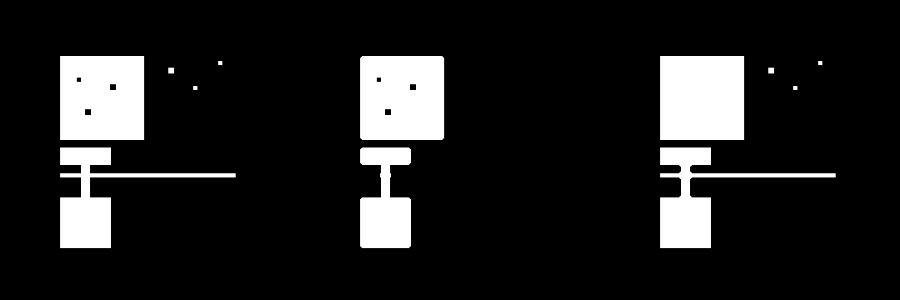

Recreate this plot in Python.
#!/usr/bin/env python

# Apply morphological opening and closing to a binary image using
# vtkImageOpenClose3D and display original, opened, and closed
# images in a 3-viewport layout.

# Factory overrides: importing these modules registers the OpenGL rendering
# and interaction style implementations for vtkRenderingCore factory classes.
import vtkmodules.vtkInteractionStyle  # noqa: F401
import vtkmodules.vtkRenderingOpenGL2  # noqa: F401
# VTK pipeline classes used in this example
from vtkmodules.vtkImagingMorphological import vtkImageOpenClose3D
from vtkmodules.vtkImagingSources import vtkImageCanvasSource2D
from vtkmodules.vtkInteractionStyle import vtkInteractorStyleImage
from vtkmodules.vtkRenderingCore import (
    vtkImageActor,
    vtkRenderWindow,
    vtkRenderWindowInteractor,
    vtkRenderer,
)

# Colors (normalized RGB)
black_rgb = (0.0, 0.0, 0.0)

# Source: 256x256 binary canvas with features that respond to open/close
canvas = vtkImageCanvasSource2D()
canvas.SetExtent(0, 255, 0, 255, 0, 0)
canvas.SetScalarTypeToUnsignedChar()
canvas.SetNumberOfScalarComponents(1)
canvas.SetDrawColor(0)
canvas.FillBox(0, 255, 0, 255)
canvas.SetDrawColor(255)
# Large rectangle with small holes (closing will fill these)
canvas.FillBox(20, 120, 140, 240)
canvas.SetDrawColor(0)
canvas.FillBox(50, 56, 170, 176)
canvas.FillBox(80, 86, 200, 206)
canvas.FillBox(40, 44, 210, 214)
canvas.SetDrawColor(255)
# Small bright dots (opening will remove these)
canvas.FillBox(150, 156, 220, 226)
canvas.FillBox(180, 184, 200, 204)
canvas.FillBox(210, 214, 230, 234)
# Thin horizontal bridge (opening will break it)
canvas.FillBox(20, 230, 95, 99)
# Two large blocks connected by a thin vertical bridge (opening breaks bridge)
canvas.FillBox(20, 80, 10, 70)
canvas.FillBox(20, 80, 110, 130)
canvas.FillBox(45, 55, 70, 110)
canvas.Update()

# Open: erode then dilate — removes small bright features and thin bridges
open_filter = vtkImageOpenClose3D()
open_filter.SetInputConnection(canvas.GetOutputPort())
open_filter.SetKernelSize(9, 9, 1)
open_filter.SetOpenValue(255)
open_filter.SetCloseValue(0)

# Close: dilate then erode — fills small dark holes
close_filter = vtkImageOpenClose3D()
close_filter.SetInputConnection(canvas.GetOutputPort())
close_filter.SetKernelSize(9, 9, 1)
close_filter.SetOpenValue(0)
close_filter.SetCloseValue(255)

# Actor 1: original image (left viewport)
actor_original = vtkImageActor()
actor_original.GetMapper().SetInputConnection(canvas.GetOutputPort())

# Actor 2: opened image (center viewport)
actor_opened = vtkImageActor()
actor_opened.GetMapper().SetInputConnection(open_filter.GetOutputPort())

# Actor 3: closed image (right viewport)
actor_closed = vtkImageActor()
actor_closed.GetMapper().SetInputConnection(close_filter.GetOutputPort())

# Renderer 1: left viewport — original
renderer_left = vtkRenderer()
renderer_left.SetViewport(0.0, 0.0, 0.333, 1.0)
renderer_left.AddActor(actor_original)
renderer_left.SetBackground(black_rgb)

# Renderer 2: center viewport — opened
renderer_center = vtkRenderer()
renderer_center.SetViewport(0.333, 0.0, 0.667, 1.0)
renderer_center.AddActor(actor_opened)
renderer_center.SetBackground(black_rgb)
renderer_center.SetActiveCamera(renderer_left.GetActiveCamera())

# Renderer 3: right viewport — closed
renderer_right = vtkRenderer()
renderer_right.SetViewport(0.667, 0.0, 1.0, 1.0)
renderer_right.AddActor(actor_closed)
renderer_right.SetBackground(black_rgb)
renderer_right.SetActiveCamera(renderer_left.GetActiveCamera())

# Window: display the rendered scene
render_window = vtkRenderWindow()
render_window.AddRenderer(renderer_left)
render_window.AddRenderer(renderer_center)
render_window.AddRenderer(renderer_right)
render_window.SetWindowName("open close3d")
render_window.SetMultiSamples(0)
render_window.SetSize(900, 300)

# Interactor: handle mouse and keyboard events with 2D image style
render_window_interactor = vtkRenderWindowInteractor()
interactor_style_image = vtkInteractorStyleImage()
render_window_interactor.SetInteractorStyle(interactor_style_image)
render_window_interactor.SetRenderWindow(render_window)

# Scene: configure parallel projection for 2D image viewing
renderer_left.ResetCamera()
renderer_left.GetActiveCamera().ParallelProjectionOn()

render_window_interactor.Initialize()
render_window_interactor.Start()
